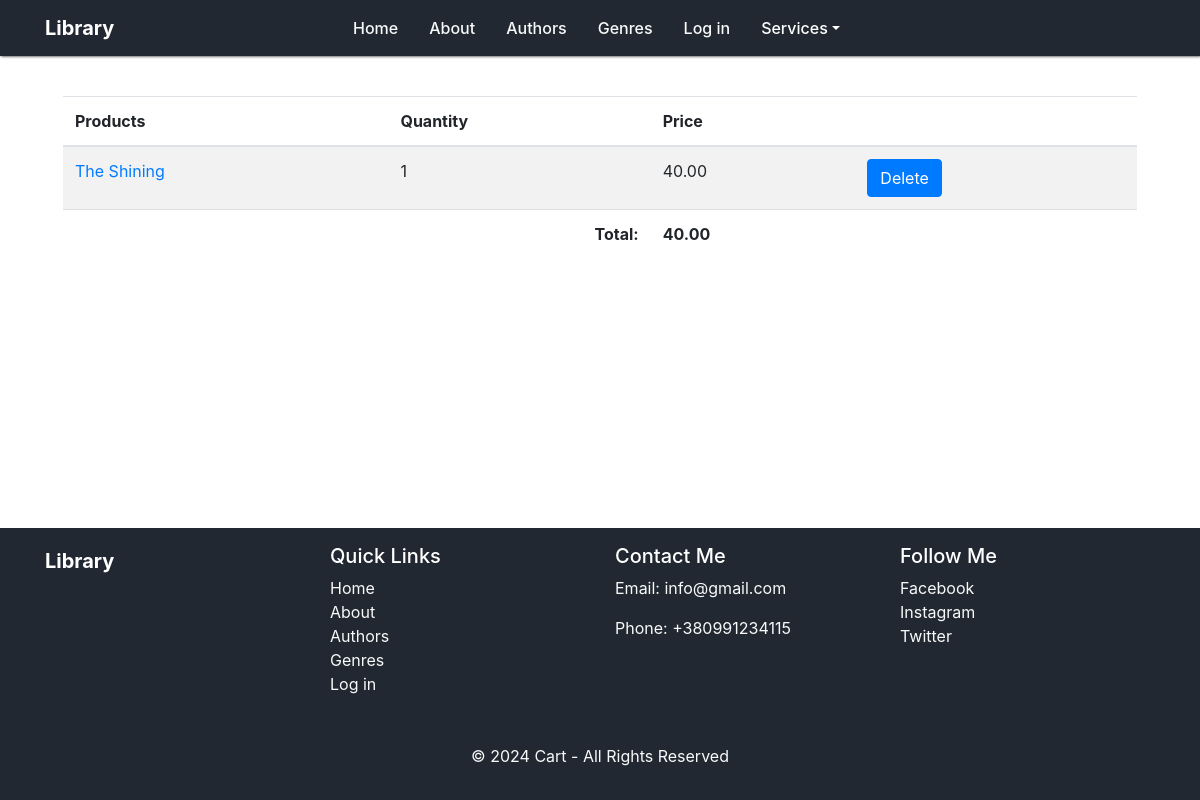
/library/cart/, run on an earlier commit of the app's database.
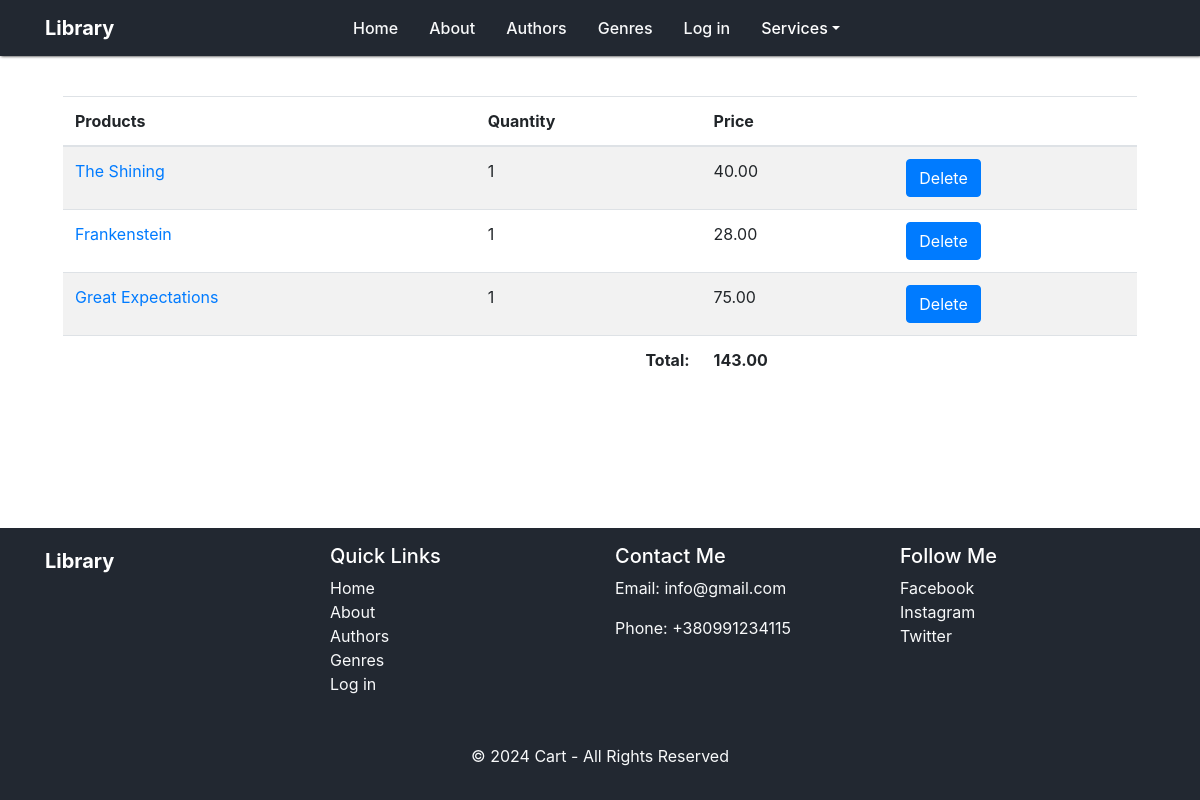
And on a later commit of the database.
### library/models.py (models this page shows, shortened)
class Cart(models.Model):
    book = models.ForeignKey('Book', on_delete=models.CASCADE)
    quantity = models.IntegerField(default=1)

class Book(models.Model):
    title = models.CharField(max_length=100)
    authors = models.ManyToManyField('Author', through='BookAuthor')
    genre = models.ForeignKey('Genre', on_delete=models.CASCADE, null=True)
    published_year = models.IntegerField()
    ISBN = models.CharField(max_length=200)
    price = models.DecimalField(max_digits=6, decimal_places=2, default=0.0)
    class Meta:
        ordering = ["published_year"]
        indexes = [models.Index(fields=["published_year"])]

### library/views.py (the view)
# urls.py: path('cart/', views.get_cart, name='get_cart'),
def get_cart(request):
    purchases = Cart.objects.all()
    total = sum(map(lambda purchase: purchase.book.price * purchase.quantity, purchases))
    return render(request, 'library/cart.html', context={'title': "Cart", 'purchases': purchases, 'total': total})

### library/templatetags/tags.py (called while the page is built)
@register.simple_tag()
def get_menu():
    return views.menu

@register.simple_tag()
def get_manage_menu():
    return views.manage_menu

@register.simple_tag()
def get_year():
    return datetime.now().year

### library/templates/library/cart.html
{%extends 'base.html'%}
{%block content%}
    <div class="container cart-margin">
        <table class="table table-border table-striped">
        <thead class="head-dark">
        <tr>
            <th scope="col">Products</th>
            <th scope="col">Quantity</th>
            <th scope="col">Price</th>
            <th></th>
        </tr>
        </thead>
        <tbody>
        {% for purchase in purchases %}
        <tr>
            <td>
                <a href="{% url 'book_by_id' purchase.book.id %}">{{purchase.book.title}}</a>
            </td>
            <td>
                {{ purchase.quantity }}
            </td>
            <td>
                {{purchase.book.price}}
            </td>
            <td>
                <a class="btn btn-primary" href="{% url 'delete_product_from_cart' purchase.id %}">Delete</a>
            </td>
        </tr>
        {% endfor %}
        </tbody>
        <tfoot>
            <tr>
                <td></td>
                <td class="text-right"><strong>Total:</strong></td>
                <td><strong>{{ total }}</strong></td>
                <td></td>
            </tr>
        </tfoot>
    </table>
    </div>
{%endblock%}

### templates/base.html (shortened to what this page needs)
{% load static %}
{% load tags %}
<!DOCTYPE html>
<html lang="en">
<head>
    <link type="text/css" rel="stylesheet" href="{% static 'library/css/index.css' %}">
    <link rel="stylesheet" href="https://stackpath.bootstrapcdn.com/bootstrap/4.5.2/css/bootstrap.min.css">
</head>
<body>
<nav class="navbar navbar-expand-lg fixed-top navbar-dark">
    <div class="container">
        <div class="container-logo">
            <a class="navbar-brand" href="#">Library</a>
        </div>
            <div class="collapse navbar-collapse" id="navbarNav">
            <ul class="navbar-nav">
                {% get_menu as menu %}
                {%for item in menu%}
                <li class="nav-item">
                    <a class="nav-link text-light" href="{%url item.URL%}"> {{item.title}}</a>
                </li>
                {%endfor%}
                <li class="nav-item dropdown">
                    <a class="nav-link dropdown-toggle" id="navbar-dropdown" role="button" data-toggle="dropdown" aria-expanded="false" href="#">Services</a>
                        {% get_manage_menu as manage_menu %}
                </li>
            </ul>
        </div>
    </div>
</nav>
<main>
    <div class="mt-5 ml-5 mr-5">
        {%block content%}
        {%endblock%}
    </div>
</main>
<div class="footer footer-fill mt-4 py-3">
    <div class="container">
        <footer>
            <div class="row">
                <div class="col-md-3 mb-3">
                    <h5>
                        <a class="d-flex align-items-center mb-3 link-body-emphasis navbar-brand"
                           href="#">Library</a>
                    </h5>
                </div>
                <div class="col-md-3 mb-3">
                    <h5 class="text-white">Quick Links</h5>
                    <ul class="list-unstyled">
                        {%for item in menu%}
                        <li><a class="text-light" href="{%url item.URL%}">{{item.title}}</a></li>
                        {%endfor%}
                    </ul>
                </div>
                <div class="col-md-3 mb-3">
                    <h5 class="text-white">Contact Me</h5>
                    <p class="text-light">Email: info@gmail.com</p>
                    <p class="text-light">Phone: +380991234115</p>
                </div>
                <div class="col-md-3 mb-3">
                    <h5 class="text-white">Follow Me</h5>
                    <ul class="list-unstyled">
                        <li>
                            <a class="text-light" href="#">Facebook</a>
                        </li>
                        <li>
                            <a class="text-light" href="#">Instagram</a>
                        </li>
                        <li>
                            <a class="text-light" href="#">Twitter</a>
                        </li>
                    </ul>
                </div>
            </div>
            <div class="text-center mt-3">
                 {% get_year as year %}
                <p class="text-light">
                    &copy; {{year}} {{title}} - All Rights Reserved
                </p>
            </div>
        </footer>
    </div>
</div>
</body>
</html>

### library/static/library/css/index.css (style rules this page uses)
:root { --white-text: #FFF; --black: #333333; --deep-blue: #222831; }
body { margin: 20px; height: 100%; display: flex; flex-direction: column; min-height: 100vh; }
main { flex: 1; padding-top: 1rem; }
.navbar-brand { font-weight: bold; color: #FFF; font-size: 22px; }
.navbar { background-color: var(--deep-blue); box-shadow: 1px 0 3px rgb(0, 0, 0); }
.nav-link { color: var(--white-text) !important; }
.navbar-nav, .nav-link { color: var(--white-text); font-weight: 500; }
.container-logo { width: 300px; }
.nav-item { margin-right: 15px; }
.footer-fill { background-color: var(--deep-blue); width: 100%; }
.cart-margin { margin-top: 5rem; }

What changed in the data, as far as the page shows it:
added Cart: book "Frankenstein", quantity "1", book.price "28.00"
added Cart: book "Great Expectations", quantity "1", book.price "75.00"
Also different on the page:
{{ total }}: "40.00" → "143.00"
